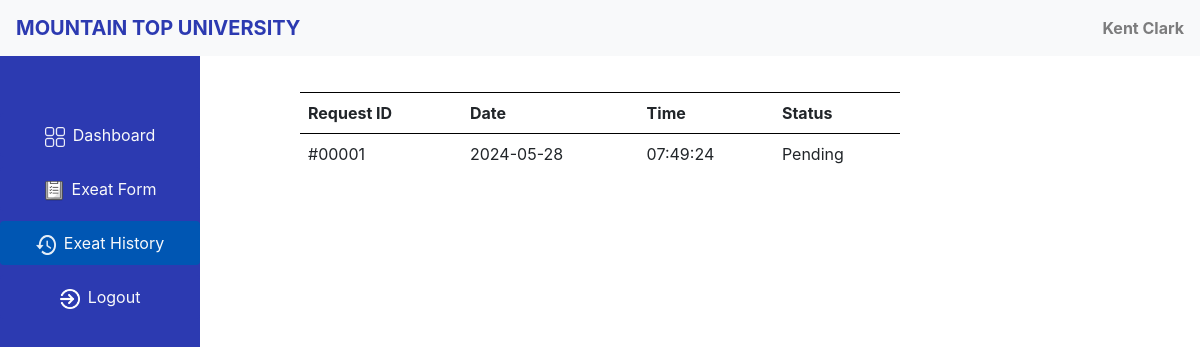
/exeat-history (signed in), run on an earlier commit of the app's database.
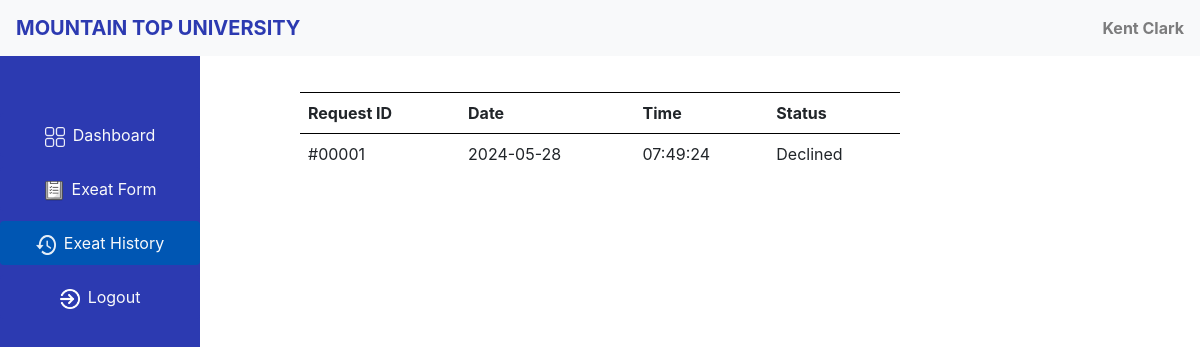
And on a later commit of the database.
### website/models.py (models this page shows)
class Exeat(db.Model):
    id = db.Column(db.Integer, primary_key=True)
    surname = db.Column(db.String(150))
    otherNames = db.Column(db.String(150))
    matricNumber = db.Column(db.String(11))
    department = db.Column(db.String(150))
    college = db.Column(db.String(150))
    level = db.Column(db.Integer)
    exeat_date = db.Column(db.String)
    return_date = db.Column(db.String)
    reason = db.Column(db.String(2000))
    address = db.Column(db.String(2000))
    parentsNumber = db.Column(db.String(11))
    status = db.Column(db.String(20))
    today_date = db.Column(db.String(20))
    today_time = db.Column(db.String(20))
    user_id = db.Column(db.String(11), db.ForeignKey('user.id'))

### website/views.py (the view)
@views.route('/exeat-history', methods=['GET', 'POST'])
def history():
    history = Exeat.query.filter_by(matricNumber=current_user.matricNumber).all()
    return render_template('history.html', history=history, user=current_user)

### website/__init__.py (called while the page is built)
def create_app():
    app = Flask(__name__)
    app.config['SECRET_KEY'] = 'PWRBMB'
    app.config['SQLALCHEMY_DATABASE_URI'] = f'sqlite:///{DB_NAME}'
    db.init_app(app)
    from .auth import auth
    from .views import views
    app.register_blueprint(views, url_prefix='/')
    app.register_blueprint(auth, url_prefix='/')
    from .models import User, Exeat
    with app.app_context():
        db.create_all()
    login_manager = LoginManager()
    login_manager.login_view = 'auth.login'
    login_manager.init_app(app)
    @login_manager.user_loader
    def load_user(id):
        return User.query.get(int(id))
    return app

### website/templates/history.html (shortened to what this page needs)
{% extends "base.html" %}
{% block content %}
<link href="static/css/history.css" rel="stylesheet">
<table>
    <br> <br> <br>
    <tr>
        <th>Request ID</th>
        <th>Date</th>
        <th>Time</th>
        <th>Status</th>
    </tr>
        {% for history in history %}
    <tr>
        <td>#0000{{ history.id }}</td>
        <td>{{ history.today_date }}</td>
        <td>{{ history.today_time }}</td>
        <td>{{ history.status }}</td>
    </tr>
    {% endfor %}
</table>
{% endblock %}

What changed in the data, as far as the page shows it:
changed Exeat id 1: status "Pending" → "Declined"
